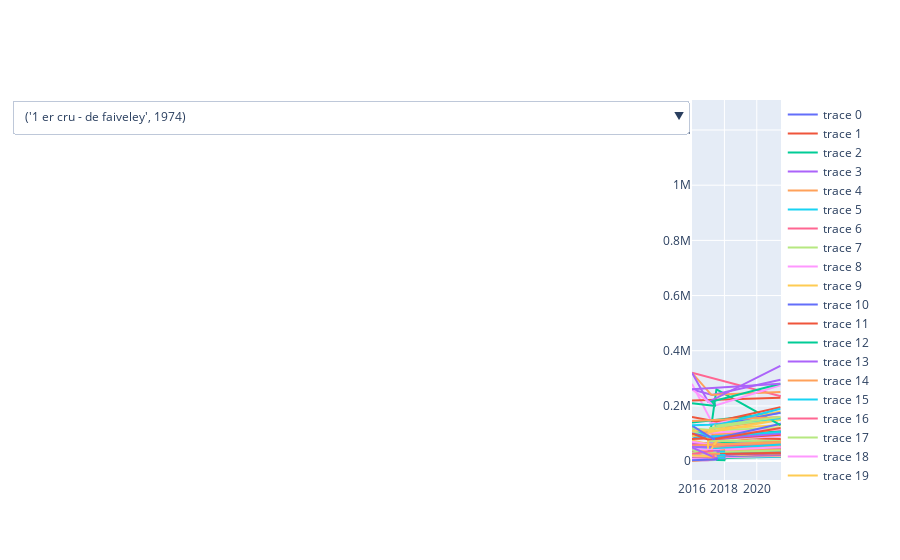

The notebook cell saved with this chart:
### Code cell
import plotly.graph_objs as go


fig = go.Figure()


# for row in wine_quotations_df.field_vintage_value:
for name,group in  wine_quotations_df.groupby(["name","field_vintage_value"]):
    fig.add_trace(go.Scatter(x=group.field_date_value, y=group.field_price_amount,
#                              name = str(name),
                             mode = 'lines')
                 )

# one button for each df column
updatemenu= []
buttons=[]

# for row in wine_quotations_df.name.unique():
#     buttons.append(dict(method='restyle',
#                         label=row,
#                         args=[{'y':[wine_quotations_df.field_price_amount]}])
#                   )
    
for name,group in  wine_quotations_df.groupby(["name","field_vintage_value"]):
    buttons.append(dict(method='restyle',
                        label=str(name),
                        args=[{'y':[group.field_price_amount]}])
                  )   
# some adjustments to the updatemenu
updatemenu=[]
your_menu=dict()
updatemenu.append(your_menu)
updatemenu[0]['buttons']=buttons
updatemenu[0]['direction']='down'
updatemenu[0]['showactive']=True

# update layout and show figure
fig.update_layout(updatemenus=updatemenu)
fig.show()
